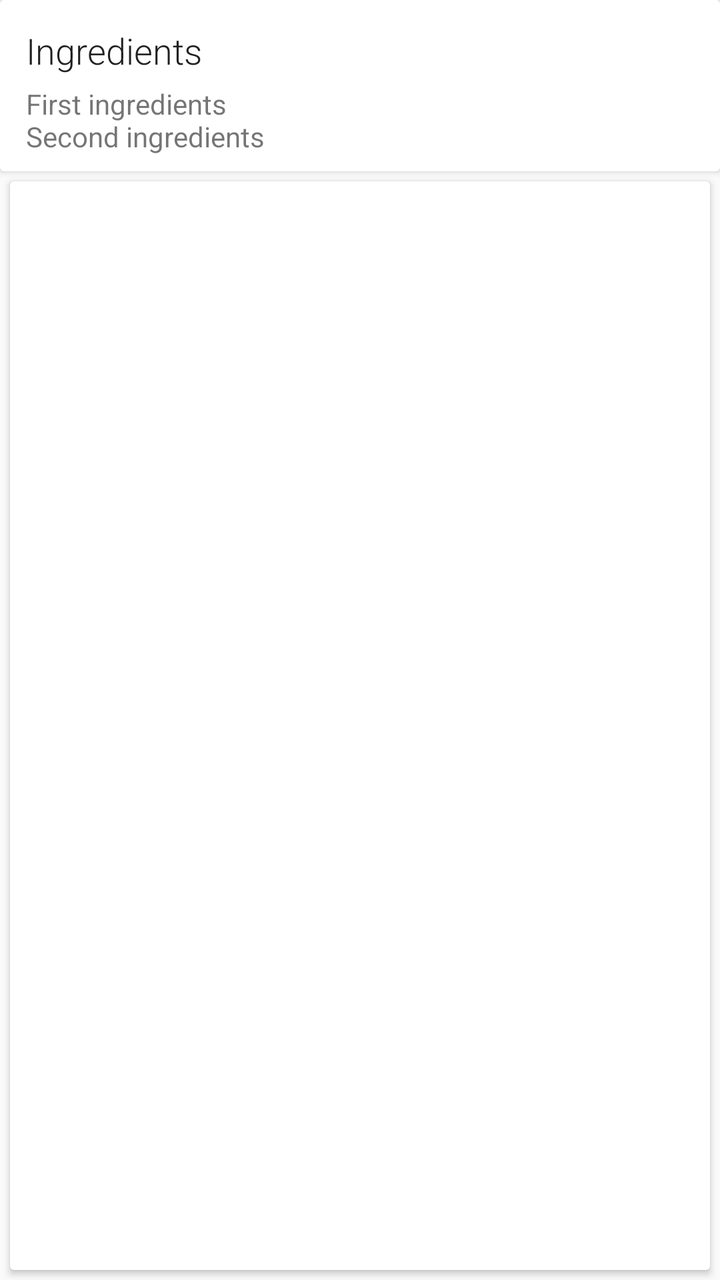
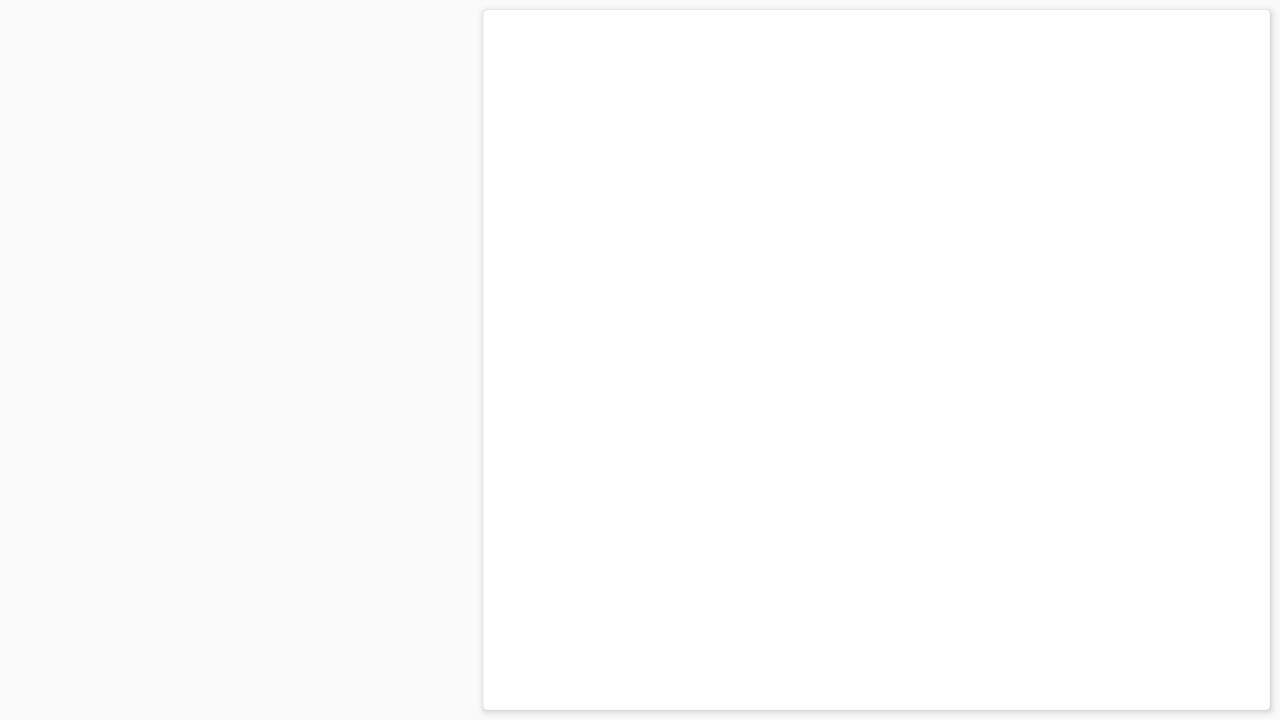

The same Android screen from two of the app's own layout files: first res/layout/ as a phone draws it, then the repository's variant for another configuration, drawn on a device whose configuration selects that folder. Both files follow.
<!-- AndroidManifest.xml: application theme AppTheme -->
<!-- res/layout/fragment_steps_detail.xml -->
<androidx.constraintlayout.widget.ConstraintLayout xmlns:android="http://schemas.android.com/apk/res/android"
xmlns:app="http://schemas.android.com/apk/res-auto"
xmlns:tools="http://schemas.android.com/tools"
android:layout_width="match_parent"
android:layout_height="match_parent"
tools:context="com.example.lap.bakingapp.UI.RecipeDetail.RecipeDetaiFragment">


    <androidx.cardview.widget.CardView
        android:id="@+id/cv_ingredients"
        android:layout_width="match_parent"
        android:layout_height="wrap_content"
        tools:layout_editor_absoluteX="206dp">

        <androidx.constraintlayout.widget.ConstraintLayout
            android:layout_width="match_parent"
            android:layout_height="match_parent"
            android:padding="8dp">

            <TextView
                android:id="@+id/tv_ingredients_title"
                style="@style/RecipeIngredientsTitle"
                android:layout_width="wrap_content"
                android:layout_height="wrap_content"
                android:layout_marginStart="5dp"
                android:layout_marginTop="5dp"
                android:text="@string/ingredients"
                app:layout_constraintStart_toStartOf="parent"
                app:layout_constraintTop_toTopOf="parent"
                tools:text="Ingredients" />

            <TextView
                android:id="@+id/tv_ingredients"
                android:layout_width="wrap_content"
                android:layout_height="wrap_content"
                android:layout_marginStart="5dp"
                android:layout_marginTop="5dp"
                android:layout_marginEnd="5dp"
                app:layout_constraintStart_toStartOf="parent"
                app:layout_constraintTop_toBottomOf="@+id/tv_ingredients_title"
                tools:text="First ingredients \nSecond ingredients" />

        </androidx.constraintlayout.widget.ConstraintLayout>
    </androidx.cardview.widget.CardView>

    <androidx.cardview.widget.CardView
    android:id="@+id/cv_steps"
    android:layout_width="0dp"
    android:layout_height="0dp"
    android:layout_marginEnd="5dp"
    android:layout_marginStart="5dp"
    android:layout_marginTop="5dp"
    android:layout_marginBottom="5dp"
    app:layout_constraintBottom_toBottomOf="parent"
    app:layout_constraintLeft_toLeftOf="parent"
    app:layout_constraintRight_toRightOf="parent"
    app:layout_constraintTop_toBottomOf="@+id/cv_ingredients">

        <androidx.recyclerview.widget.RecyclerView
        android:id="@+id/rv_steps"
        android:layout_width="match_parent"
        android:layout_height="match_parent"
        tools:listitem="@layout/item_steps"
        android:layout_marginBottom="0dp">

        </androidx.recyclerview.widget.RecyclerView>


    </androidx.cardview.widget.CardView>

</androidx.constraintlayout.widget.ConstraintLayout>
<!-- res/layout/item_steps.xml (included above) -->
<?xml version="1.0" encoding="utf-8"?>

<androidx.constraintlayout.widget.ConstraintLayout xmlns:android="http://schemas.android.com/apk/res/android"
    xmlns:app="http://schemas.android.com/apk/res-auto"
    xmlns:tools="http://schemas.android.com/tools"
    android:id="@+id/cl_recipe_item"
    android:layout_width="match_parent"
    android:layout_height="wrap_content">
    <ImageView
        android:id="@+id/imageInitial"
        android:layout_width="36dp"
        android:layout_height="36dp"
        android:layout_marginBottom="8dp"
        android:layout_marginStart="16dp"
        android:layout_marginTop="8dp"
        app:srcCompat="@drawable/ic_open"
        app:layout_constraintBottom_toBottomOf="parent"
        app:layout_constraintStart_toStartOf="parent"
        app:layout_constraintTop_toTopOf="parent"
        tools:ignore="ContentDescription" />


    <TextView
        android:id="@+id/tv_title"
        android:layout_width="0dp"
        android:layout_height="wrap_content"
        android:layout_marginBottom="16dp"
        android:layout_marginEnd="8dp"
        android:layout_marginStart="8dp"
        android:layout_marginTop="16dp"
        app:layout_constraintBottom_toBottomOf="parent"
        app:layout_constraintEnd_toStartOf="@+id/imageView"
        app:layout_constraintStart_toEndOf="@+id/imageInitial"
        app:layout_constraintTop_toTopOf="parent"
        android:ellipsize="end"
        android:maxLines="1"
        tools:text="This is a recipe step" />


    <ImageView
        android:id="@+id/imageView"
        android:layout_width="wrap_content"
        android:layout_height="wrap_content"
        android:layout_marginBottom="8dp"
        android:layout_marginEnd="16dp"
        android:layout_marginTop="8dp"
        app:layout_constraintBottom_toBottomOf="parent"
        app:layout_constraintEnd_toEndOf="parent"
        app:layout_constraintTop_toTopOf="parent"
        app:srcCompat="@drawable/ic_open"
        tools:ignore="ContentDescription" />

</androidx.constraintlayout.widget.ConstraintLayout>
<!-- resources referenced by this layout -->
<resources>
  <string name="ingredients">Ingredients</string>
  <style name="RecipeIngredientsTitle" parent="RecipeTitle">
          <item name="android:textSize">18sp</item>
          <item name="android:textColor">@color/colorTextPrimary</item>
          <item name="android:typeface">sans</item>
          <item name="android:fontFamily">sans-serif-light</item>
      </style>
  <style name="AppTheme" parent="Theme.AppCompat.Light.DarkActionBar">
          
  
          <item name="colorPrimary">@color/colorPrimary</item>
          <item name="colorPrimaryDark">@color/colorPrimaryDark</item>
          <item name="colorAccent">@color/colorAccent</item>
      </style>
  <style name="RecipeTitle" parent="@android:style/TextAppearance.Material.Title">
          <item name="android:textSize">24sp</item>
          <item name="android:textColor">@color/colorTextPrimary</item>
          <item name="android:typeface">sans</item>
          <item name="android:fontFamily">sans-serif-light</item>
      </style>
  <color name="colorTextPrimary">#212121</color>
  <color name="colorPrimary">#008577</color>
  <color name="colorPrimaryDark">#D81B60</color>
  <color name="colorAccent">#FFFBE6</color>
</resources>
<!-- res/layout-land/fragment_steps_detail.xml (the repository's variant of the layout above) -->
<!-- drawn on the phone turned sideways -->
<androidx.constraintlayout.widget.ConstraintLayout xmlns:android="http://schemas.android.com/apk/res/android"
    xmlns:app="http://schemas.android.com/apk/res-auto"
    xmlns:tools="http://schemas.android.com/tools"
    android:layout_width="match_parent"
    android:layout_height="match_parent"
    tools:context="com.example.lap.bakingapp.UI.RecipeDetail.RecipeDetaiFragment">


    <androidx.cardview.widget.CardView
        android:id="@+id/cv_ingredients"
        android:layout_width="0dp"
        android:layout_height="0dp"
        android:layout_marginBottom="5dp"
        android:layout_marginEnd="5dp"
        android:layout_marginStart="5dp"
        android:layout_marginTop="5dp"
        app:layout_constraintEnd_toEndOf="@+id/guideline"
        app:layout_constraintTop_toTopOf="parent"
        app:layout_constraintStart_toStartOf="parent"
        app:layout_constraintTop_toBottomOf="parent">

        <androidx.constraintlayout.widget.ConstraintLayout
            android:layout_width="match_parent"
            android:layout_height="match_parent"
            android:padding="8dp">


            <TextView
                android:id="@+id/tv_ingredients_title"
                style="@style/RecipeIngredientsTitle"
                android:layout_width="wrap_content"
                android:layout_height="wrap_content"
                android:layout_marginStart="5dp"
                android:layout_marginTop="5dp"
                android:text="@string/ingredients"
                app:layout_constraintStart_toStartOf="parent"
                app:layout_constraintTop_toTopOf="parent"
                tools:text="Ingredients" />

            <TextView
                android:id="@+id/tv_ingredients"
                android:layout_width="wrap_content"
                android:layout_height="wrap_content"
                android:layout_marginStart="5dp"
                android:layout_marginTop="5dp"
                android:layout_marginEnd="5dp"
                app:layout_constraintStart_toStartOf="parent"
                app:layout_constraintTop_toBottomOf="@+id/tv_ingredients_title"
                tools:text="First ingredients \nSecond ingredients" />

        </androidx.constraintlayout.widget.ConstraintLayout>
    </androidx.cardview.widget.CardView>

    <androidx.constraintlayout.widget.Guideline
    android:id="@+id/guideline"
    android:layout_width="wrap_content"
    android:layout_height="wrap_content"
    android:orientation="vertical"
    app:layout_constraintGuide_percent="0.37"/>

    <androidx.cardview.widget.CardView
        android:id="@+id/cv_steps"
        android:layout_width="0dp"
        android:layout_height="0dp"
        android:layout_marginEnd="5dp"
        android:layout_marginStart="5dp"
        android:layout_marginTop="5dp"
        android:layout_marginBottom="5dp"
        app:layout_constraintBottom_toBottomOf="parent"
        app:layout_constraintEnd_toEndOf="parent"
        app:layout_constraintStart_toStartOf="@id/guideline"
        app:layout_constraintTop_toTopOf="parent">

        <androidx.recyclerview.widget.RecyclerView
            android:id="@+id/rv_steps"
            android:layout_width="match_parent"
            android:layout_height="match_parent"
            tools:listitem="@layout/item_steps"
            android:layout_marginBottom="0dp"/>


    </androidx.cardview.widget.CardView>

</androidx.constraintlayout.widget.ConstraintLayout>
